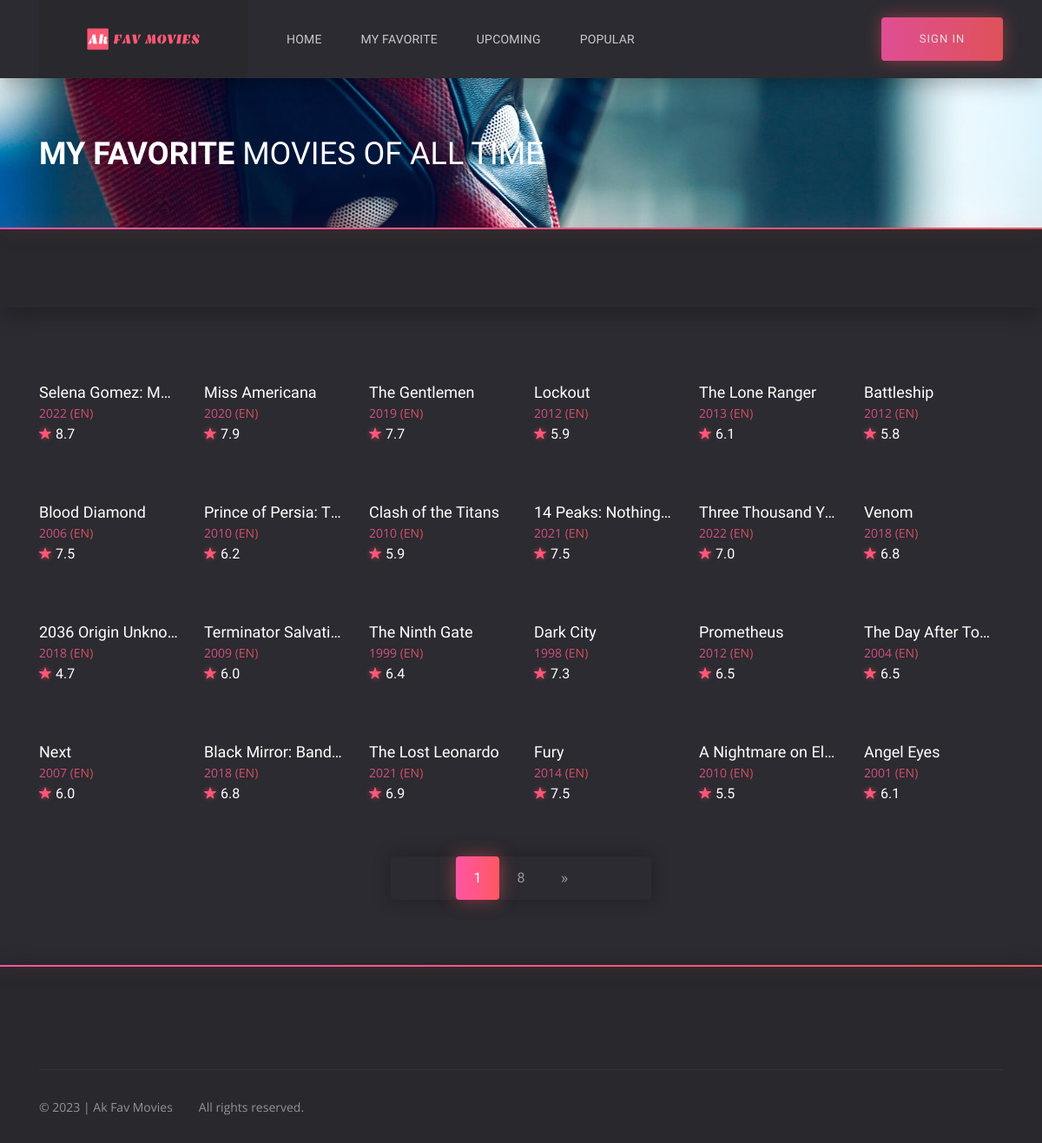
Before: /favorite with the older database file.
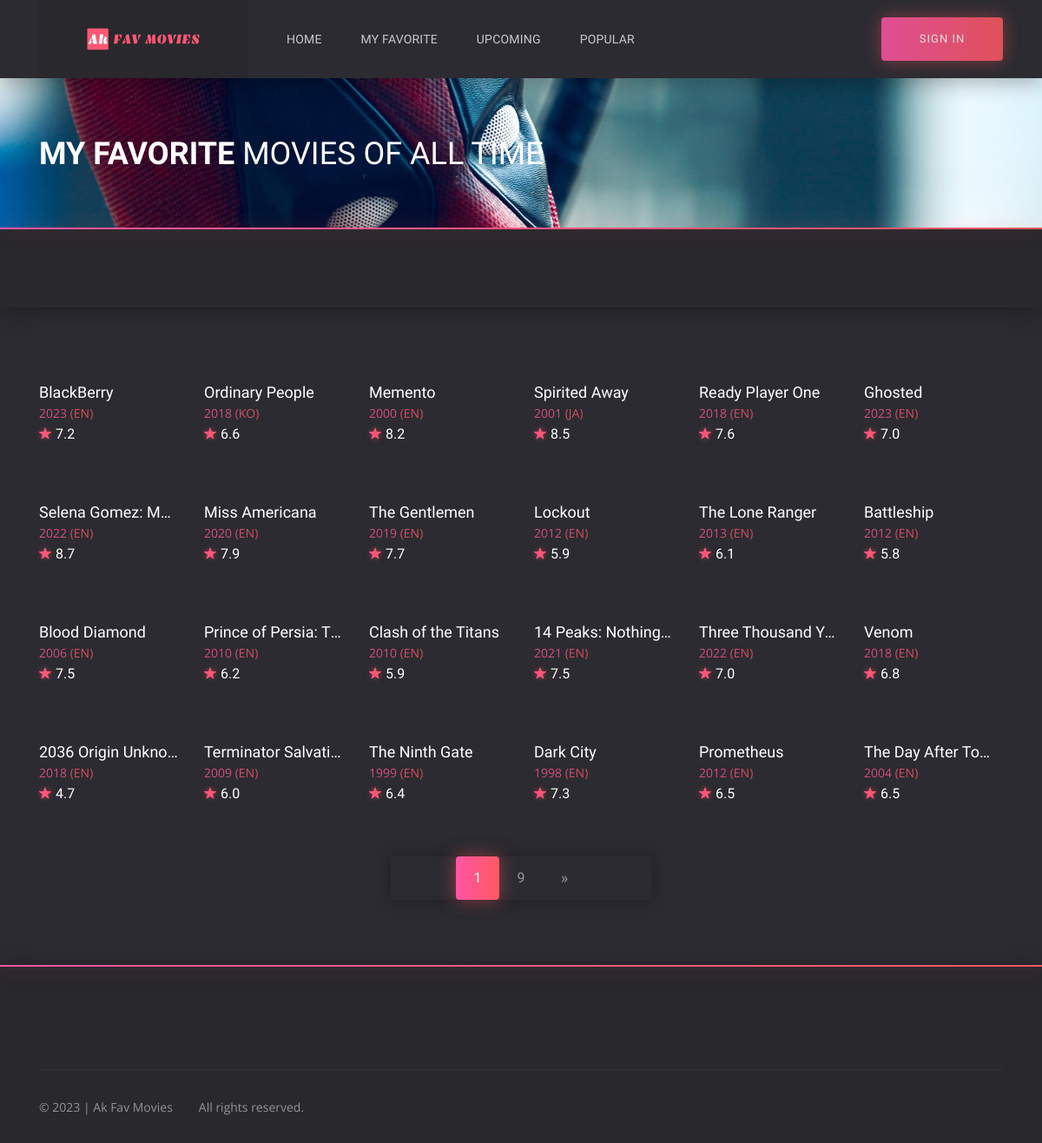
After: the same page with the newer database file.
### models.py (models this page shows)
class Movie(db.Model):
    __tablename__ = "movies"
    id = db.Column(db.Integer, primary_key=True)
    org_id = db.Column(db.Integer, nullable=False)
    title = db.Column(db.String(250), unique=True, nullable=False)
    release_date = db.Column(db.Integer, nullable=False)
    runtime = db.Column(db.Integer, nullable=False)
    tagline = db.Column(db.String(100), nullable=False)
    overview = db.Column(db.String(2500), nullable=False)
    vote_average = db.Column(db.Float, nullable=False)
    ranking = db.Column(db.Float, nullable=False)
    genres = db.Column(db.String(50), nullable=False)
    original_language = db.Column(db.String(10), nullable=False)
    poster_path = db.Column(db.String(250), nullable=False)
    backdrop_path = db.Column(db.String(250), nullable=False)

### routes.py (the view)
@csrf.exempt
@app.route('/favorite', methods=['GET'])
def favorite():
    page = request.args.get('page', 1, type=int)
    if request.method == 'GET':
        all_movie = Movie.query.order_by(desc(Movie.id)).paginate(page=page, per_page=ROWS_PER_PAGE)
        if len(all_movie.items) > 0:
            return render_template('favorite.html', current_user=current_user, all_movie=all_movie)
        return redirect(url_for('index'))
    return redirect(url_for('index'))

### routes.py (called while the page is built)
@app.template_filter('decimal_places')
def cut_decimal(value):
    res = "{:.1f}".format(value)
    return res

@app.context_processor
def inject_now():
    return {'now': dt.datetime.utcnow()}

@app.after_request
def apply_caching(response):
    response.headers["HTTP-HEADER"] = "VALUE"
    response.headers["X-Frame-Options"] = "SAMEORIGIN"
    response.headers['X-XSS-Protection'] = '1; mode=block'
    response.headers['X-Content-Type-Options'] = 'nosniff'
    response.headers['Strict-Transport-Security'] = 'max-age=31536000'  # includeSubDomains
    return response

### templates/favorite.html (shortened to what this page needs)
{% extends 'base.html' %}
	{% block header %}
		{% include 'header.html' %}
	{% endblock %}
{% block content %}
	<section class="section section--first section--bg" style="background: url(static/img/home/home__bg2.jpg) no-repeat center/cover">
		<div class="container">
			<div class="row">
				<div class="col-12">
					<div class="section__wrap">
						<h1 class="home__title"><b>My FAVORITE</b> MOVIES OF ALL TIME</h1>
					</div>
				</div>
			</div>
		</div>
	</section>
	<div class="filter">
		<div class="container">
			<div class="row">
				<div class="col-12">
					<div class="filter__content">
					</div>
				</div>
			</div>
		</div>
	</div>
	<div class="catalog">
		<div class="container">
			<div class="row">
				{% for movie in all_movie.items %}
				<div class="col-6 col-sm-4 col-lg-3 col-xl-2">
					<div class="card">
						<div class="card__cover">
						</div>
						<div class="card__content">
							<h3 class="card__title">
								<a href="{{ url_for('details', id=movie.org_id) }}">{{ movie.title }}</a>
							</h3>
							<span class="card__category">
								<a href="{{ url_for('details', id=movie.org_id) }}">{{ movie.release_date }} ({{ movie.original_language | upper }})</a>
							</span>
							<span class="card__rate"><i class="icon ion-ios-star"></i>{{ movie.vote_average | decimal_places }}</span>
						</div>
					</div>
				</div>
				{% endfor %}
				<div class="col-12">
					<ul class="paginator">
					{% for page_num in all_movie.iter_pages(left_edge=1, right_edge=1, left_current=1, right_current=1) %}
						{% if page_num %}
							{% if all_movie.page == page_num %}
								<li class="paginator__item paginator__item--active">
									<a href="{{ url_for('favorite', page=page_num) }}"
									   class="btn btn-dark">
										{{ page_num }}
									</a>
								</li>
							{% else %}
								<li class="paginator__item">
									<a href="{{ url_for('favorite', page=page_num) }}"
									   class="btn btn-outline-dark">
										{{ page_num }}
									</a>
								</li>
							{% endif %}
						{% endif %}
					{% endfor %}
						<li class="paginator__item paginator__item--next">
							<a href="{{ url_for('favorite', page=all_movie.next_num) }}"
							   class="btn btn-outline-dark
							   ">
								&raquo;
							</a>
						</li>
					</ul>
				</div>
			</div>
		</div>
	</div>
{% endblock %}
	{% block footer %}
		{% include "footer.html" %}
	{% endblock %}

### templates/base.html (shortened to what this page needs)
<!DOCTYPE html>
<html lang="en">
<head>
	<link rel="stylesheet" href="{{ url_for('static', filename='css/bootstrap-reboot.min.css') }}">
	<link rel="stylesheet" href="{{ url_for('static', filename='css/bootstrap-grid.min.css') }}">
	<link rel="stylesheet" href="{{ url_for('static', filename='css/owl.carousel.min.css') }}">
	<link rel="stylesheet" href="{{ url_for('static', filename='css/jquery.mCustomScrollbar.min.css') }}">
	<link rel="stylesheet" href="{{ url_for('static', filename='css/nouislider.min.css') }}">
	<link rel="stylesheet" href="{{ url_for('static', filename='css/ionicons.min.css') }}">
	<link rel="stylesheet" href="{{ url_for('static', filename='css/plyr.css') }}">
	<link rel="stylesheet" href="{{ url_for('static', filename='css/photoswipe.css') }}">
	<link rel="stylesheet" href="{{ url_for('static', filename='css/default-skin.css') }}">
	<link rel="stylesheet" href="{{ url_for('static', filename='css/main.css') }}">
</head>
<body class="body">
	{% block header %} {% endblock %}
	{% block content %} {% endblock %}
	{% block footer %} {% endblock %}
</body>
</html>

### templates/header.html (shortened to what this page needs)
	<header class="header">
		<div class="header__wrap">
			<div class="container">
				<div class="row">
					<div class="col-12">
						<div class="header__content">
							<a href="{{ url_for('index') }}" class="header__logo">
								<img src="{{ url_for('static', filename='img/logo.svg') }}" alt="">
							</a>
							<ul class="header__nav">
								<li class="header__nav-item">
									<a href="{{ url_for('index') }}" class="header__nav-link" >Home</a>
								</li>
								<li class="header__nav-item">
									<a href="{{ url_for('favorite')}}" class="header__nav-link">My Favorite</a>
								</li>
								<li class="header__nav-item">
									<a href="{{ url_for('upcoming')}}" class="header__nav-link">Upcoming</a>
								</li>
								<li class="header__nav-item">
									<a href="{{ url_for('popular')}}" class="header__nav-link">Popular</a>
								</li>
							</ul>
							<div class="header__auth">
								{% if not current_user.is_authenticated: %}
									<a href="{{ url_for('login') }}" class="header__sign-in">
										<span>sign in</span>
									</a>
								{% else: %}
									<a href="{{ url_for('logout') }}" class="header__sign-in">
										<i class="icon ion-ios-log-in"></i>
										<span>sign out</span>
									</a>
								{% endif %}
							</div>
						</div>
					</div>
				</div>
			</div>
		</div>
		<form action="#" class="header__search">
			<div class="container">
				<div class="row">
					<div class="col-12">
						<div class="header__search-content">
							<button type="button">search</button>
						</div>
					</div>
				</div>
			</div>
		</form>
	</header>

### templates/footer.html (shortened to what this page needs)
	<footer class="footer">
		<div class="container">
			<div class="row">
				<div class="col-12">
					<div class="footer__copyright">
						<ul>
							<li><small>© {{ now.year }} | Ak Fav Movies</small></li>
							<li><small>All rights reserved.</small></li>
						</ul>
					</div>
				</div>
			</div>
		</div>
	</footer>

Changed rows visible on the page:
no longer on this page (row unchanged): Movie: title "Next", release_date "2007", original_language "EN", vote_average|decimal_places "6.0"
no longer on this page (row unchanged): Movie: title "Black Mirror: Band…", release_date "2018", original_language "EN", vote_average|decimal_places "6.8"
no longer on this page (row unchanged): Movie: title "The Lost Leonardo", release_date "2021", original_language "EN", vote_average|decimal_places "6.9"
no longer on this page (row unchanged): Movie: title "Fury", release_date "2014", original_language "EN", vote_average|decimal_places "7.5"
no longer on this page (row unchanged): Movie: title "A Nightmare on El…", release_date "2010", original_language "EN", vote_average|decimal_places "5.5"
no longer on this page (row unchanged): Movie: title "Angel Eyes", release_date "2001", original_language "EN", vote_average|decimal_places "6.1"
added Movie: title "BlackBerry", release_date "2023", original_language "EN", vote_average|decimal_places "7.2"
added Movie: title "Ordinary People", release_date "2018", original_language "KO", vote_average|decimal_places "6.6"
added Movie: title "Memento", release_date "2000", original_language "EN", vote_average|decimal_places "8.2"
added Movie: title "Spirited Away", release_date "2001", original_language "JA", vote_average|decimal_places "8.5"
added Movie: title "Ready Player One", release_date "2018", original_language "EN", vote_average|decimal_places "7.6"
added Movie: title "Ghosted", release_date "2023", original_language "EN", vote_average|decimal_places "7.0"
Other visible differences:
new list line: "9"
list line gone: "8"
